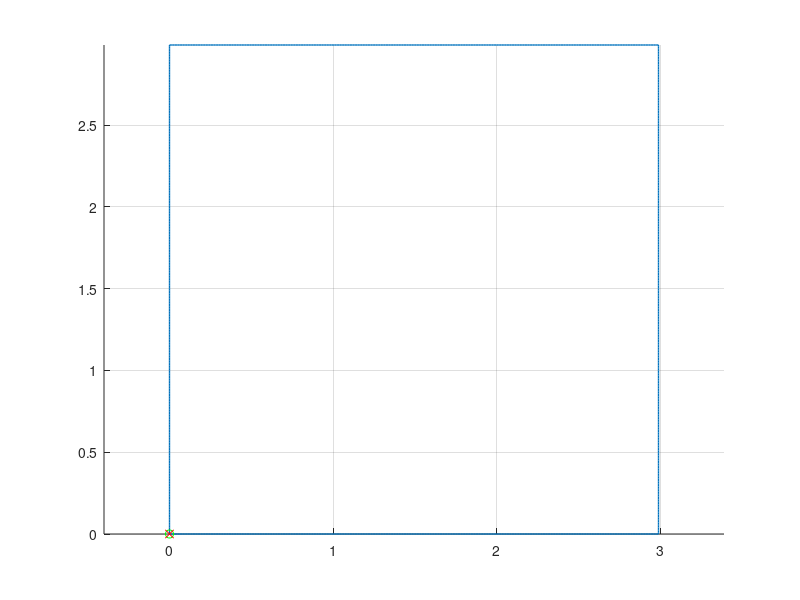

Write MATLAB code to recreate this figure. (Note: this script raises an error after producing the figure.)
%% Square trajectory - Non Smooth
step_size = 0.01; 
s = 0:step_size:3-step_size; % to modify
s = transpose(s);
x1 = s;
y1 = zeros(length(s),1);
x2 = zeros(length(s),1) + x1(end);
y2 = s;
x3 = x2(end) - s;
y3 = ones(length(y2),1) .* y2(end);
x4 = ones(length(x3),1) .* x3(end);
y4 = y3(end) - s;
x = [x1; x2; x3; x4];
y = [y1; y2; y3; y4];

figure
hold all
plot(x,y,'LineWidth',1)
plot(x(1), y(1), 'go');
plot(x(end), y(end), 'rx');
hold off
grid on
axis equal

s = 0:step_size:12-step_size; % to modify
s = transpose(s);

% Trajectory generation
filenamePlot = '../figure/Square_Non_Smooth_Before_After_Timing_Law.pdf';
[t,x_dot,y_dot,x_dot_dot,y_dot_dot,theta,v_d,w_d] = trajectory_generation(unicycle,s,x,y,filenamePlot);

figure
title(theta)
plot(rad2deg(theta))

% Data for Simulink
[x_sim,y_sim,x_dot_sim,y_dot_sim,x_dot_dot_sim,y_dot_dot_sim,theta_sim] = data_simulink(t,x,y,x_dot,y_dot,x_dot_dot,y_dot_dot,theta);

Ts = t(2);